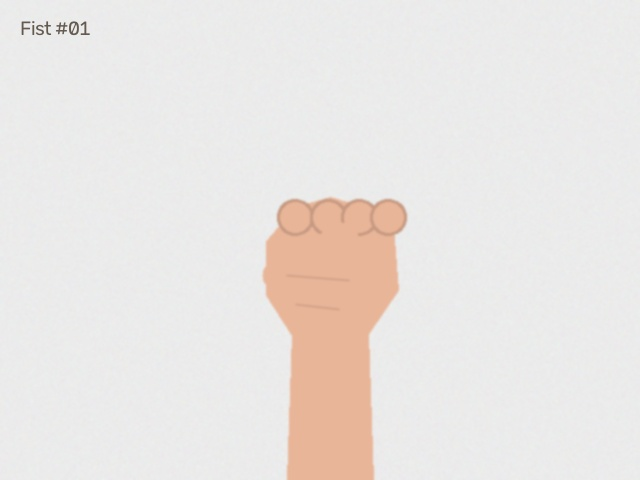
#> input picture data/images/Fist/gesture_1_001.jpg, 640 x 480 px
$ python -i camera.py   (imports and definitions only)
#> lines starting #> are read from the running program, lines starting #| are printed output that depends on the picture
#> further down, picture is the input picture: shape (480, 640, 3); mean B, G, R 227, 229.8, 234.4
"""
Webcam Camera Manager Module.
Provides robust camera initialization, frame capture, and resource cleanup with OpenCV.
Handles hardware disconnects, Windows DSHOW fallback, and camera index resolution.
"""

import os
import cv2
import numpy as np
from typing import Tuple, Optional


class CameraManager:
    """
    Manages OpenCV VideoCapture lifecycle with high-definition stream configuration
    and real-time computational image quality enhancements (CLAHE, sharpening, denoising).
    """

    # Standard quality presets
    PRESETS = {
        "720p HD (1280x720)": (1280, 720),
        "1080p Full HD (1920x1080)": (1920, 1080),
        "480p SD (640x480)": (640, 480)
    }

    def __init__(self, device_index: int = 0, width: int = 1280, height: int = 720):
        self.device_index = device_index
        self.width = width
        self.height = height
        self.cap: Optional[cv2.VideoCapture] = None
        self.is_running = False
        self.actual_width = width
        self.actual_height = height
        self.actual_fps = 30.0

        # Enhancement configurations
        self.enable_clahe = True
        self.enable_sharpening = True
        self.enable_denoising = False
        self.brightness = 0
        self.contrast = 1.0
        self._clahe_processor = cv2.createCLAHE(clipLimit=2.0, tileGridSize=(8, 8))

    # [38 lines left out: functions list_available_cameras, set_enhancements, not called in this run]

    def enhance_frame(self, frame_bgr: np.ndarray) -> np.ndarray:
        """
        Applies real-time image quality enhancements:
        1. CLAHE in LAB space for adaptive lighting & shadow recovery
        2. Denoising (optional) for low-light sensor grain removal
        3. Unsharp mask kernel for crisp hand contours and knuckle clarity
        4. Brightness & contrast scaling
        """
        if frame_bgr is None or frame_bgr.size == 0:
            return frame_bgr

        enhanced = frame_bgr

        # 1. CLAHE Adaptive Lighting Equalization (LAB color space)
        if self.enable_clahe:
            try:
                lab = cv2.cvtColor(enhanced, cv2.COLOR_BGR2LAB)
#> lab: shape (480, 640, 3); mean of channels 0, 1, 2 233.5, 129.3, 130.1
                l, a, b = cv2.split(lab)
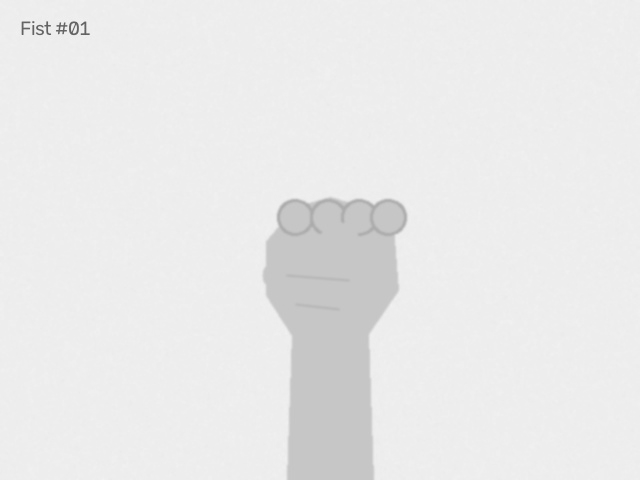
#> l: shape (480, 640); min 93, max 244, mean 233.5
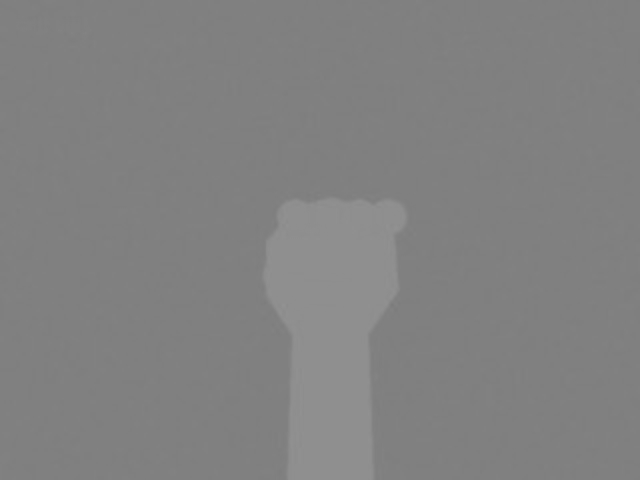
#> a: shape (480, 640); min 124, max 146, mean 129.3
                cl = self._clahe_processor.apply(l)
                limg = cv2.merge((cl, a, b))
#> limg: shape (480, 640, 3); mean of channels 0, 1, 2 229.3, 129.3, 130.1
                enhanced = cv2.cvtColor(limg, cv2.COLOR_LAB2BGR)
            except Exception:
                pass

        # 2. Subtle Gaussian/Bilateral Denoising (if enabled)
        if self.enable_denoising:
            try:
                # Fast bilateral filter preserves sharp hand edges while smoothing noise
                enhanced = cv2.bilateralFilter(enhanced, d=5, sigmaColor=35, sigmaSpace=35)
            except Exception:
                pass

        # 3. Unsharp Masking / Edge Sharpening for crisp landmarks
        if self.enable_sharpening:
            try:
                # Smooth blur layer
                gaussian = cv2.GaussianBlur(enhanced, (0, 0), sigmaX=2.0)
                # Weighted difference gives a very natural crispness without halo artifacts
                enhanced = cv2.addWeighted(enhanced, 1.35, gaussian, -0.35, 0)
            except Exception:
                pass

        # 4. Brightness and Contrast Scaling
        if self.brightness != 0 or abs(self.contrast - 1.0) > 0.01:
            try:
                enhanced = cv2.convertScaleAbs(enhanced, alpha=self.contrast, beta=self.brightness)
            except Exception:
                pass

        return enhanced

    # [107 lines left out: functions start, read_frame, stop, not called in this run]

    def is_active(self) -> bool:
        """Returns True if the camera is currently running."""
        return self.is_running and self.cap is not None and self.cap.isOpened()

    # [10 lines left out: function get_resolution_string, not called in this run]

    def __enter__(self):
        self.start()
        return self

    def __exit__(self, exc_type, exc_val, exc_tb):
        self.stop()

>>> import cv2
>>> picture = cv2.imread('../data/images/Fist/gesture_1_001.jpg')
>>> result = CameraManager().enhance_frame(picture)

$ run again, on data/images/Fist/gesture_1_004.jpg
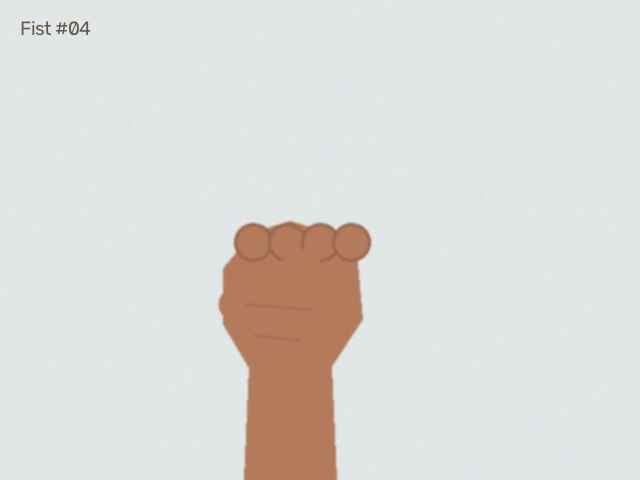
#> input picture data/images/Fist/gesture_1_004.jpg, 640 x 480 px
#> picture is the input picture: shape (480, 640, 3); mean B, G, R 217.5, 219.9, 220.5
#> lab: shape (480, 640, 3); mean of channels 0, 1, 2 223.8, 128.3, 129.5
#> in enhance_frame, `l, a, b = cv2.split(lab)`:
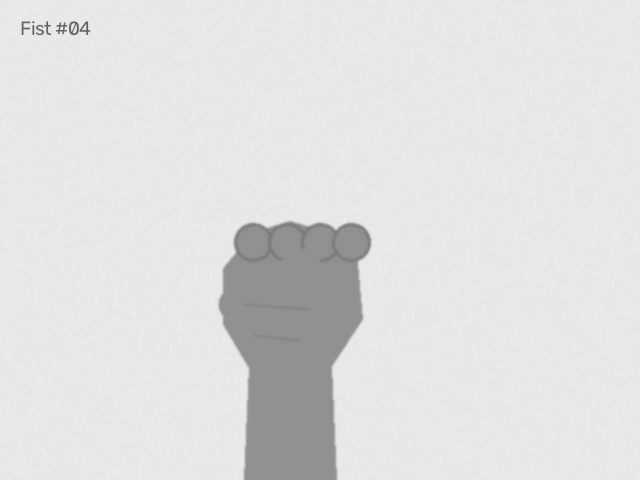
#> l: shape (480, 640); min 94, max 239, mean 223.8
#> limg: shape (480, 640, 3); mean of channels 0, 1, 2 221.2, 128.3, 129.5
